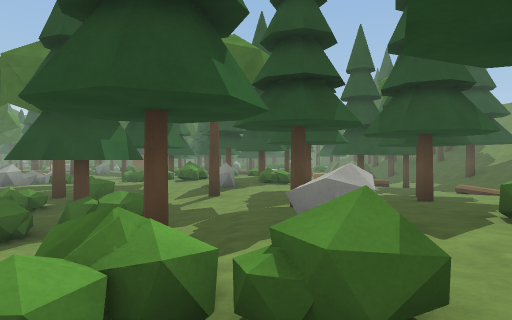
[1] (above)

24 first-person views from a walk through a 3-D level made in the Unity game engine. The camera is 1.3 m above the floor, looks level and sees 75° across. The floor is counted in squares, 2 m on a side. Each view is taken from the middle of a square. On the plan, view 1 faces up. The plan holds only what a view shows up to about 10 squares ahead; the rest is blank. The place goes on beyond the plan.

[2]
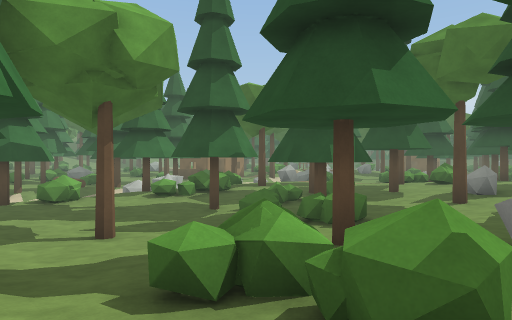

[3]
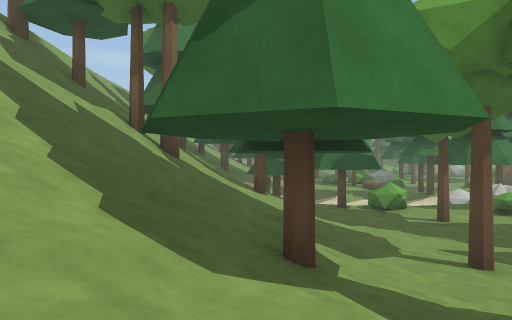

[4]
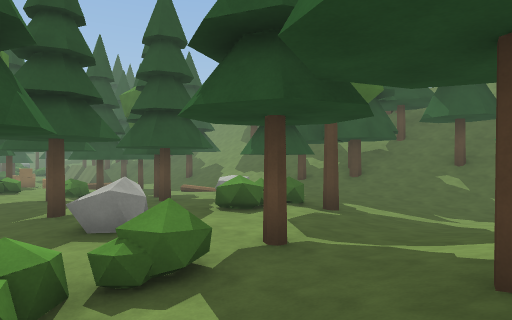

[5]
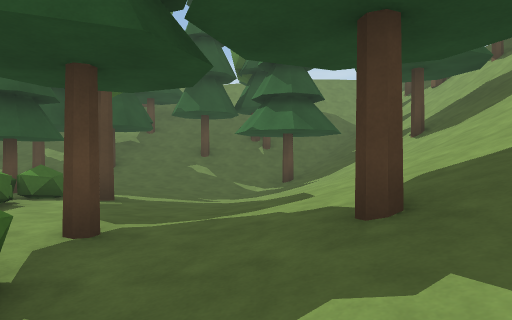

[6]
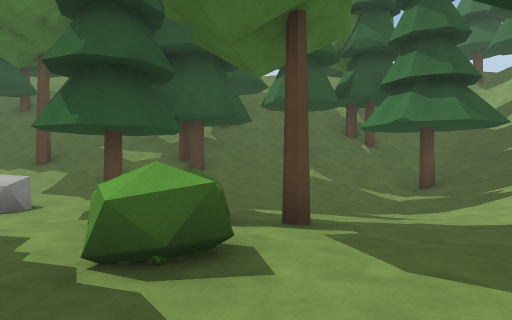

[7]
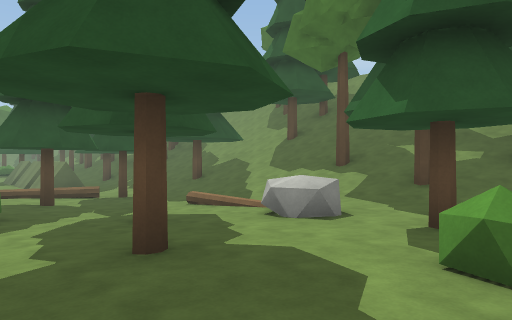

[8]
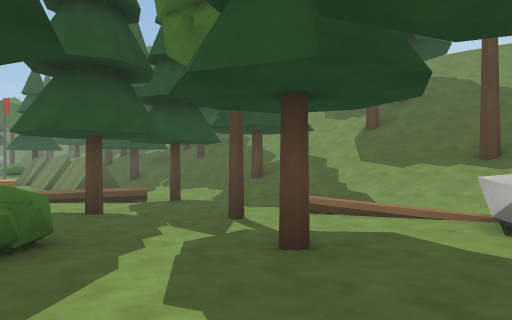

[9]
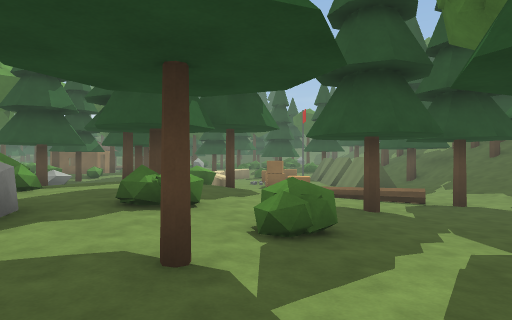

[10]
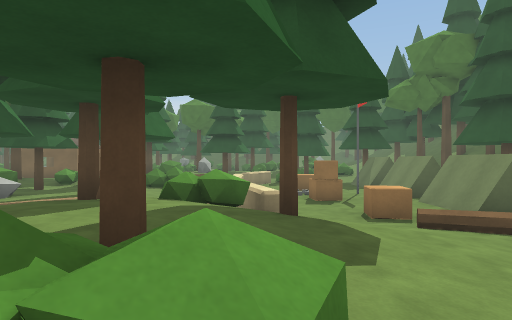

[11]
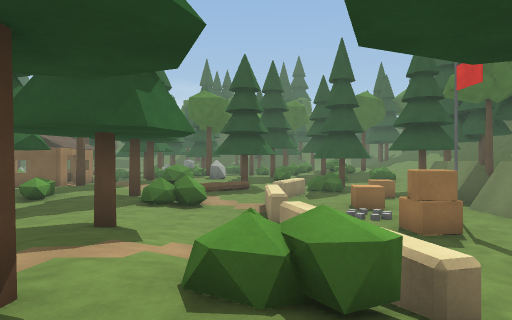

[12]
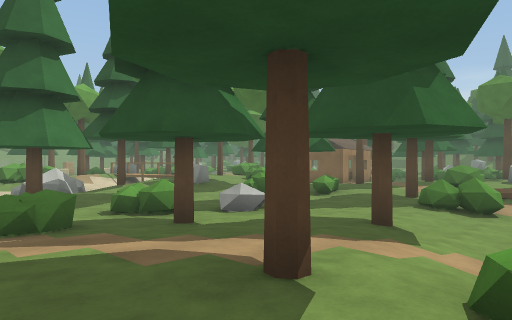

[13]
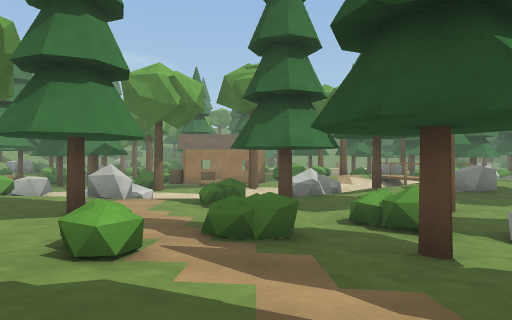

[14]
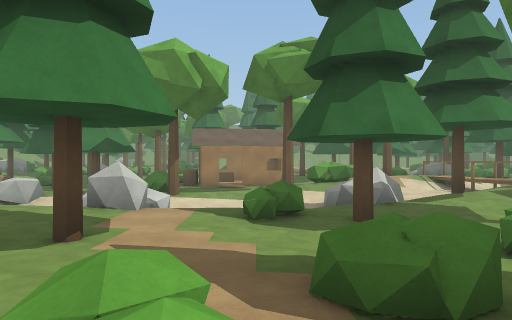

[15]
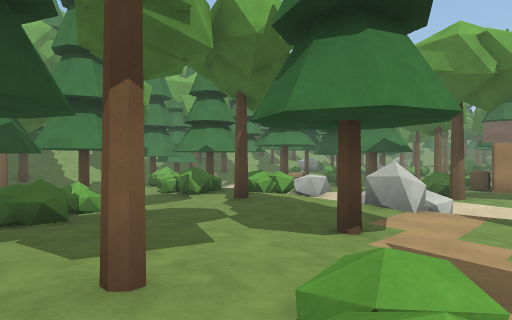

[16]
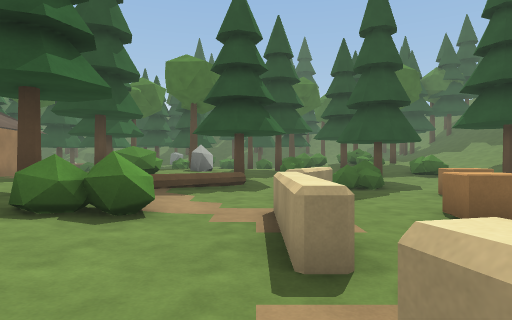

[17]
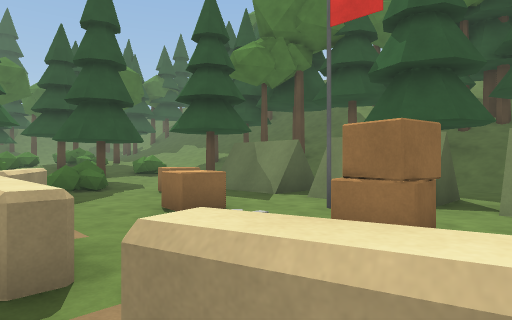

[18]
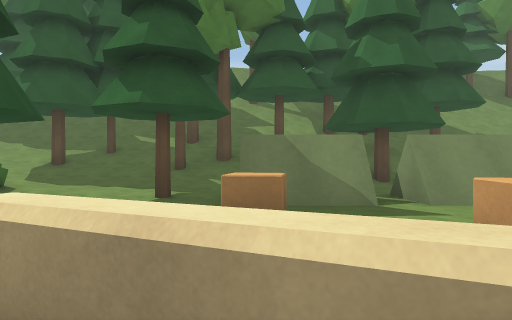

[19]
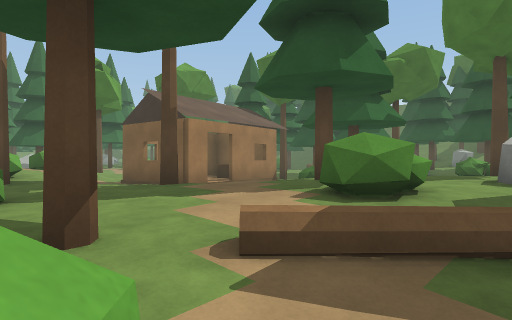

[20]
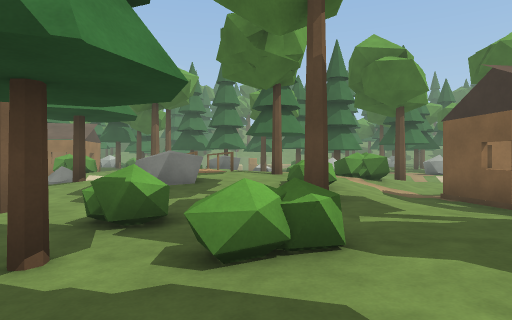

[21]
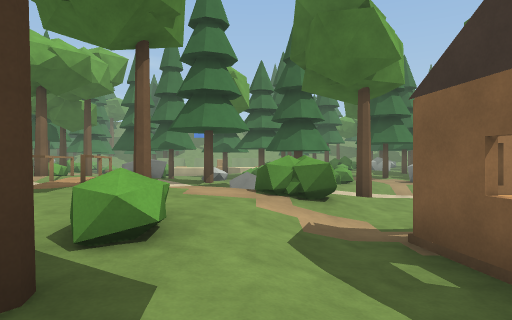

[22]
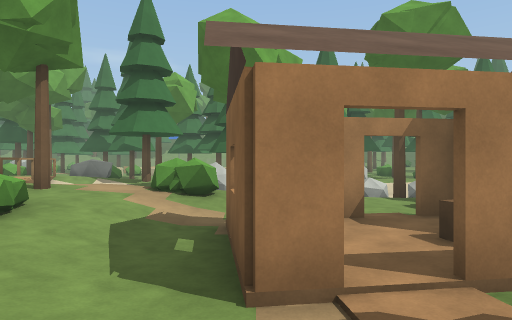

[23]
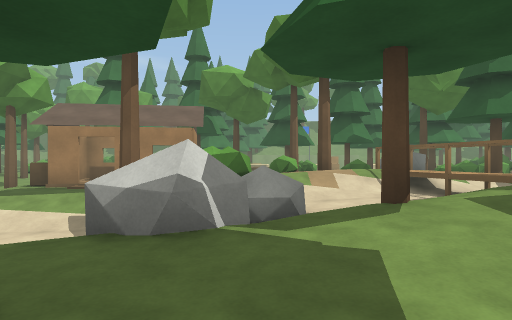

[24]
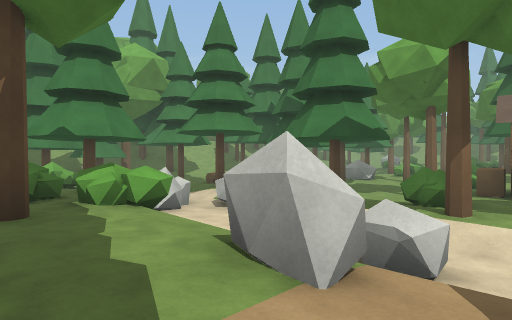

### Floor plan
Key: @ floor where view 1 was taken; # wall or solid block; x gap in a wall; . main floor; : floor 0.25 m higher than the main floor; - floor 0.25 m lower than the main floor; + floor 0.5 m higher than the main floor; _ floor 0.5 m lower than the main floor; < floor 0.75 m lower than the main floor; * floor 1 m higher than the main floor; ( floor 1 m lower than the main floor; / step, stairs or slope; = window, fence, low wall or low ledge; ^ raised ledge; O other object.
Columns run from 16 left of view 1 to 13 right of it. Each row starts with its distance up from view 1.
 29  ^##-_####   ..       ^..##
 28 -(  ----#-   .^..   _---./#
 27 -(  --#---  #...-  ^<_--.//
 26 //  #-###- ..^..# =^<<#-#/#
 25  ^^ .^----#..^=//^=____-.#/
 24   ^^//........//_^__OOO ///
 23  ._  +:^.....#/______OO
 22  :/  +#:...^--^/___O____
 21 ^://=#+..^^#--/______OO_#/
 20   #=//:^.------__x___OO__/ ##
 19  #+/- :..#-^--#__=_O_____/
 18   +/__..-----..-_^___OO
 17    //^x.--^-#... ^_O_OO_./
 16    ^/^^-#---...:^^__   _./
 15    .#( ---/^..:::#.-==__.
 14  # -/( =^--.^::+::.--_#_.#
 13  ---/((-..../^^+#..-#___//
 12 #-_-#(^=..#.#: ::^.--___////
 11 ^_^^-  /.......^..==-_#-///#/
 10 #<<-- //.....#.^../-----//////
  9 <<# -((=.#.-=....#..#-..//////
  8     ^(<=..--^-........../#////
  7     ^(#.^--^_--....#..^.+///
  6    #/^<.^-_=^^^..#.::..:#///
  5    -( #-^_#<^//..:::::#:+##
  4        --_<<<_-#.^+^^^:.+/
  3       ^^_<<<<  ../+++:..:///
  2       --__<#<_-^^+++:....///
  1       #-_____-.^::#:...-.///
  0       .... .#/.:@++++....//#
 -1       /#//////////*////+/#//
 -2       ///////#// ///////////
 -3       ///#/////   ////#/////
 -4       #///////        //////
 -5       //#///          / //
 -6       //#             ////
 -7       ///               #

Where each view was taken, in squares from view 1:
view 1: 0 up, 0 right, facing up
view 2: 0 up, 1 right, facing up-left
view 3: 1 down, 0 right, facing left
view 4: 1 down, 1 left, facing up-right
view 5: 0 up, 1 left, facing right
view 6: 3 up, 1 right, facing right
view 7: 4 up, 2 right, facing up-right
view 8: 7 up, 2 right, facing up-right
view 9: 7 up, 2 right, facing up
view 10: 11 up, 1 right, facing up
view 11: 14 up, 0 right, facing up
view 12: 14 up, 0 right, facing up-left
view 13: 15 up, 1 left, facing left
view 14: 14 up, 3 left, facing left
view 15: 14 up, 3 left, facing down-left
view 16: 18 up, 0 right, facing up
view 17: 18 up, 0 right, facing up-right
view 18: 24 up, 0 right, facing right
view 19: 22 up, 1 left, facing up-left
view 20: 22 up, 3 left, facing left
view 21: 24 up, 6 left, facing left
view 22: 26 up, 5 left, facing left
view 23: 17 up, 7 left, facing left
view 24: 13 up, 7 left, facing down-left
